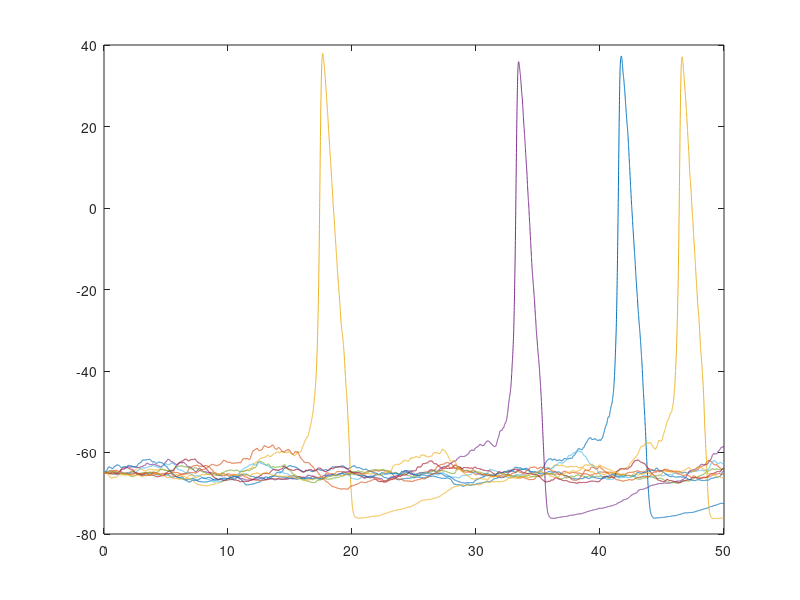

Reproduce this figure in MATLAB.
% Stochastic Hodgkin and Huxley model
% Voltage is shifted from original model to agree with current conventions (Vext = 0)
%
% This script will simulate 10 parallel simulations of 50 ms and plot the
% voltage traces
%
% Diffusion approximation algorithm, as implemented by Orio and Soudry 2011
% (Submitted to PLoS One)

nsim=10;
gK=36; gNa=120; gL=0.3; %mS/cm2
EK=-77; EL=-54.4; ENa=50; %mV
Tstop=50; dt=0.005; %ms
points = round(Tstop/dt);
NNa=6000;
NK=NNa*0.3;%NK=900;

tic();

xx=zeros(1,nsim);

vrec = zeros(points,nsim);
p=1;
v = -65*ones(1,nsim);
an=0.01*(v+55)./(1-exp(-(v+55)/10));
bn=0.125*exp(-(v+65)/80);
am=0.1*(v+40)./(1-exp(-(v+40)/10));
bm=4*exp(-(v+65)/18);
bh=(1)./(1+exp(-(v+35)/10));
ah=0.07*exp(-(v+65)/20);
M=am./bm;
H=ah./bh;
Nastatesum=(1+H).*(1+M).^3;
m=[ones(1,nsim);3*M;3*M.^2;M.^3;H;3*M.*H;3*M.^(2).*H;M.^(3).*H]./(ones(8,1)*Nastatesum);

N=an./bn;
Kstatesum=(1+N).^4;
n=[ones(1,nsim);4*N;6*N.^2;4*N.^3;N.^4]./(ones(5,1)*Kstatesum);

spikes=[];
firing=zeros(1,nsim);
tint=5;
for tt=dt:tint:Tstop
    for t = tt:dt:tt+tint-dt
        vrec(p,:) = v;
        p=p+1;

        Imemb=gK*n(5,:).*(v-EK)+gNa*m(8,:).*(v-ENa)+gL*(v-EL);

        an=0.01*(v+55)./(1-exp(-(v+55)/10));
        bn=0.125*exp(-(v+65)/80);
        am=0.1*(v+40)./(1-exp(-(v+40)/10));
        bm=4*exp(-(v+65)/18);
        bh=(1)./(1+exp(-(v+35)/10));
        ah=0.07*exp(-(v+65)/20);

        trans_m=[-(3*am+ah).*m(1,:)+bm.*m(2,:)+bh.*m(5,:);
        3*am.*m(1,:)-(2*am+bm+ah).*m(2,:)+2*bm.*m(3,:)+bh.*m(6,:);
        2*am.*m(2,:)-(2*bm+am+ah).*m(3,:)+3*bm.*m(4,:)+bh.*m(7,:);
        am.*m(3,:)-(3*bm+ah).*m(4,:)+bh.*m(8,:);
        -(3*am+bh).*m(5,:)+bm.*m(6,:)+ah.*m(1,:);
        3*am.*m(5,:)-(2*am+bm+bh).*m(6,:)+2*bm.*m(7,:)+ah.*m(2,:);
        2*am.*m(6,:)-(2*bm+am+bh).*m(7,:)+3*bm.*m(8,:)+ah.*m(3,:);
        am.*m(7,:)-(3*bm+bh).*m(8,:)+ah.*m(4,:)];

        ma=abs(m);
        R=randn(10,nsim).*sqrt((dt/NNa)*[3*am.*ma(1,:)+bm.*ma(2,:);
                                        2*am.*ma(2,:)+2*bm.*ma(3,:);
                                        am.*ma(3,:)+3*bm.*ma(4,:);
                                        ah.*ma(1,:)+bh.*ma(5,:);
                                        ah.*ma(2,:)+bh.*ma(6,:);
                                        ah.*ma(3,:)+bh.*ma(7,:);
                                        ah.*ma(4,:)+bh.*ma(8,:);
                                        3*am.*ma(5,:)+bm.*ma(6,:);
                                        2*am.*ma(6,:)+2*bm.*ma(7,:);
                                        am.*ma(7,:)+3*bm.*ma(8,:)]);
        Wtm=[R(1,:)+R(4,:);
            -R(1,:)+R(2,:)+R(5,:);
            -R(2,:)+R(3,:)+R(6,:);
            -R(3,:)+R(7,:);
            R(8,:)-R(4,:);
            -R(8,:)+R(9,:)-R(5,:);
            -R(9,:)+R(10,:)-R(6,:);
            -R(10,:)-R(7,:)];
        m=m+dt*trans_m+Wtm;

        trans_n=[-4*an.*n(1,:)+bn.*n(2,:);
                -(bn+3*an).*n(2,:)+4*an.*n(1,:)+2*bn.*n(3,:);
                -(2*bn+2*an).*n(3,:)+3*an.*n(2,:)+3*bn.*n(4,:);
                -(3*bn+an).*n(4,:)+2*an.*n(3,:)+4*bn.*n(5,:);
                -4*bn.*n(5,:)+an.*n(4,:)];

        na=abs(n);
        R=randn(4,nsim).*sqrt((dt/NK)*[4*an.*na(1,:)+bn.*na(2,:);
                                        3*an.*na(2,:)+2*bn.*na(3,:);
                                        2*an.*na(3,:)+3*bn.*na(4,:);
                                        an.*na(4,:)+4*bn.*na(5,:)]);
        Wtn=[R(1,:);
            -R(1,:)+R(2,:);
            -R(2,:)+R(3,:);
            -R(3,:)+R(4,:);
            -R(4,:);];
        n=n+dt*trans_n+Wtn;

        v=v-dt*Imemb;
    end
    fprintf('time %g ms\n',t)
end
realt=toc();
fprintf('ISIsHH85Fb realtime: %g sec\n',realt)


clf
plot(dt:dt:Tstop,vrec)

